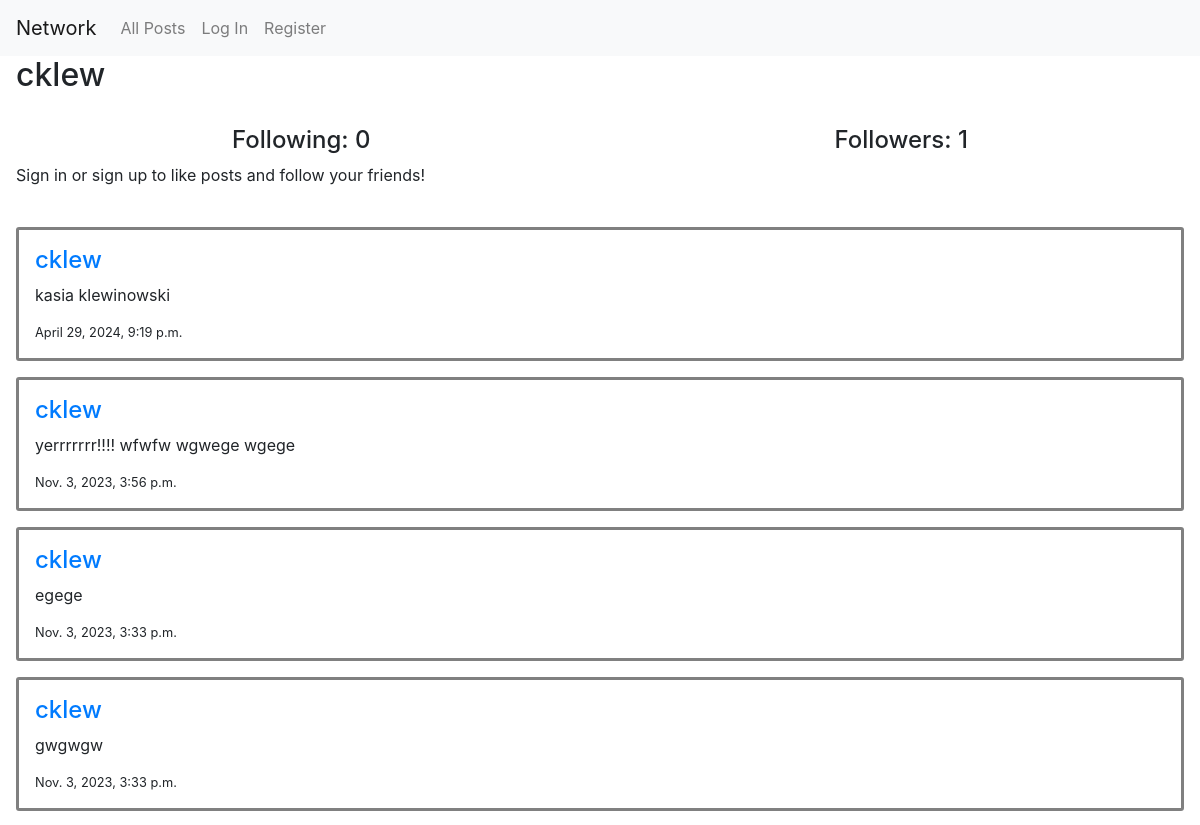
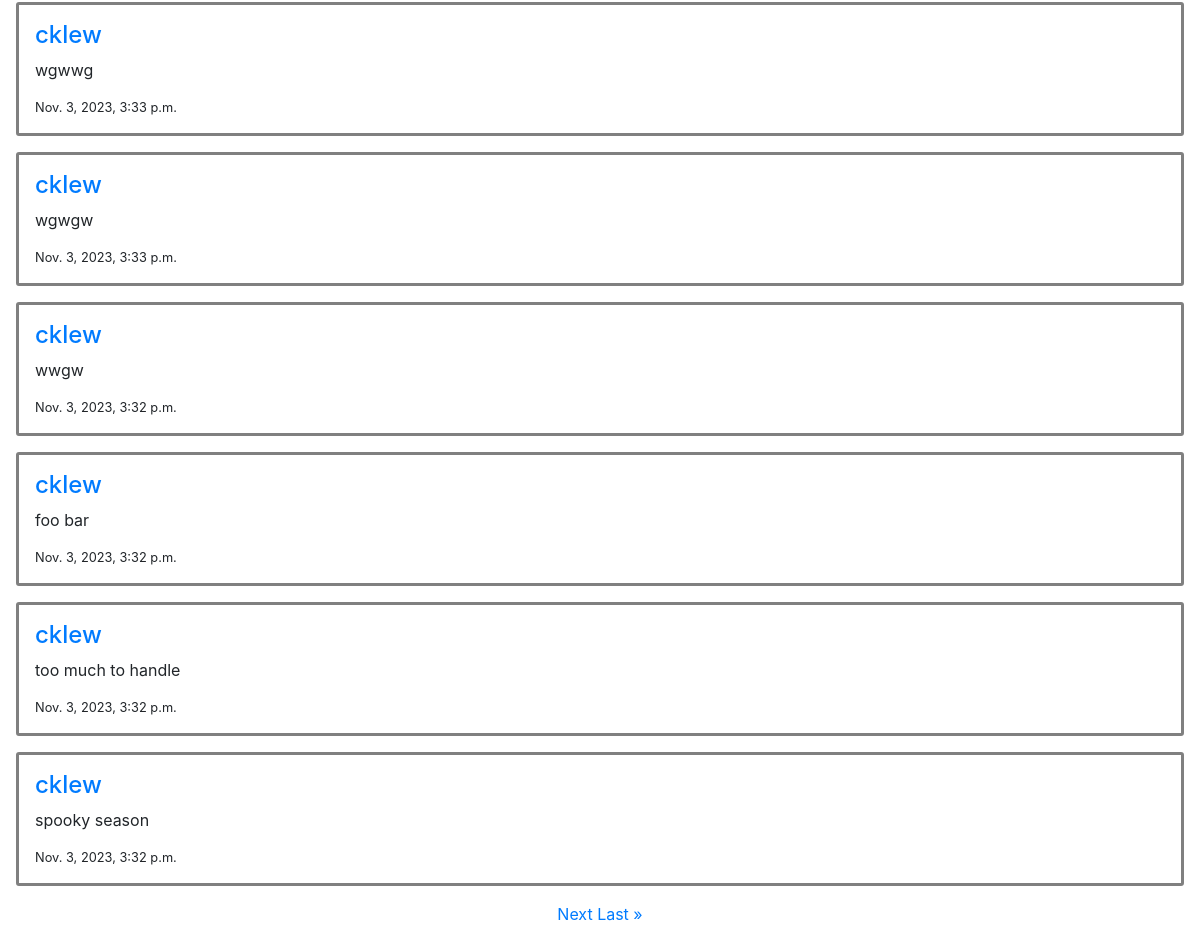
/profile/cklew, run on the app's committed database (2 pictures, top to bottom).
### network/models.py (models this page shows, shortened)
class User(AbstractUser):
    pass

class Post(models.Model):
    text = models.CharField(max_length=240, blank=False)
    poster = models.ForeignKey(User, on_delete=models.CASCADE)
    created = models.DateTimeField(auto_now_add=True)
    updated = models.DateTimeField(auto_now=True, blank=True)

### network/views.py (the view)
# urls.py: path("profile/<str:post_poster>", views.profile, name="profile"),
def profile(request, post_poster):
    poster = User.objects.get(username=post_poster)
    profile_posts = Post.objects.filter(poster=poster).order_by('-created').all()
    following = Following.objects.filter(user_following=poster)
    followers =Following.objects.filter(user_followed=poster)
    posts = Paginator(profile_posts, 10)
    page_number = request.GET.get("page")
    page_obj = posts.get_page(page_number)
    return render(request, "network/profile.html",{
        "profile":poster,
        "page_obj": page_obj,
        "following":following,
        "followers":followers
    })

### network/templates/network/profile.html (shortened to what this page needs)
{% extends "network/layout.html" %}
{% block body %}
    <h2 class="mx-3">{{ profile.username }}</h2>
    <br>
    <div class="d-flex justify-content-around ">
        <h4>Following: {{ following.count }}</h4>
        <h4>Followers:  {{ followers.count }}</h4>
    </div>
    {%if user.is_authenticated%}
    {%if post.poster == user %}
    {%else%}
    <button type="submit"class=" ml-3 btn btn-primary" id="follow" value= {{ profile.username }}>Follow</button>
    {% endif %}
    {%else%}
    <div class = "ml-3">Sign in or sign up to like posts and follow your friends!</div>
    {%endif%}
    <br>
    {% for post in page_obj %}
    <div class="mx-3 my-3 d-flex flex-column post">
        <a href="{% url 'profile' post.poster %}"><h4>{{ post.poster }}</h4></a>
        <p id ="content_{{ post.id }}">{{ post.text }}</p>
        <small>{{ post.created }}</small>
    </div>
 {% endfor %}
    <div class="pagination d-flex justify-content-center my-2">
        <span class="step-links">
            {% if page_obj.has_next %}
                <a href="?page={{ page_obj.next_page_number }}">Next</a>
                <a href="?page={{ page_obj.paginator.num_pages }}">Last &raquo;</a>
        {% endif %}
        </span>
    </div>
{% endblock %}

### network/static/network/styles.css (style rules this page uses)
div.post { border-style: solid; border-color: gray; border-radius: 3px; padding: 1rem; }

### data on the page
User: username "cklew"
Post: poster "cklew", text "kasia klewinowski", created "April 29, 2024, 9:19 p.m."
Post: poster "cklew", text "yerrrrrrr!!!! wfwfw wgwege wgege", created "Nov. 3, 2023, 3:56 p.m."
Post: poster "cklew", text "egege", created "Nov. 3, 2023, 3:33 p.m."
Post: poster "cklew", text "gwgwgw", created "Nov. 3, 2023, 3:33 p.m."
Post: poster "cklew", text "wgwwg", created "Nov. 3, 2023, 3:33 p.m."
Post: poster "cklew", text "wgwgw", created "Nov. 3, 2023, 3:33 p.m."
Post: poster "cklew", text "wwgw", created "Nov. 3, 2023, 3:32 p.m."
Post: poster "cklew", text "foo bar", created "Nov. 3, 2023, 3:32 p.m."
Post: poster "cklew", text "too much to handle", created "Nov. 3, 2023, 3:32 p.m."
Post: poster "cklew", text "spooky season", created "Nov. 3, 2023, 3:32 p.m."

### other printed values
{{ following.count }} "0"
{{ followers.count }} "1"
